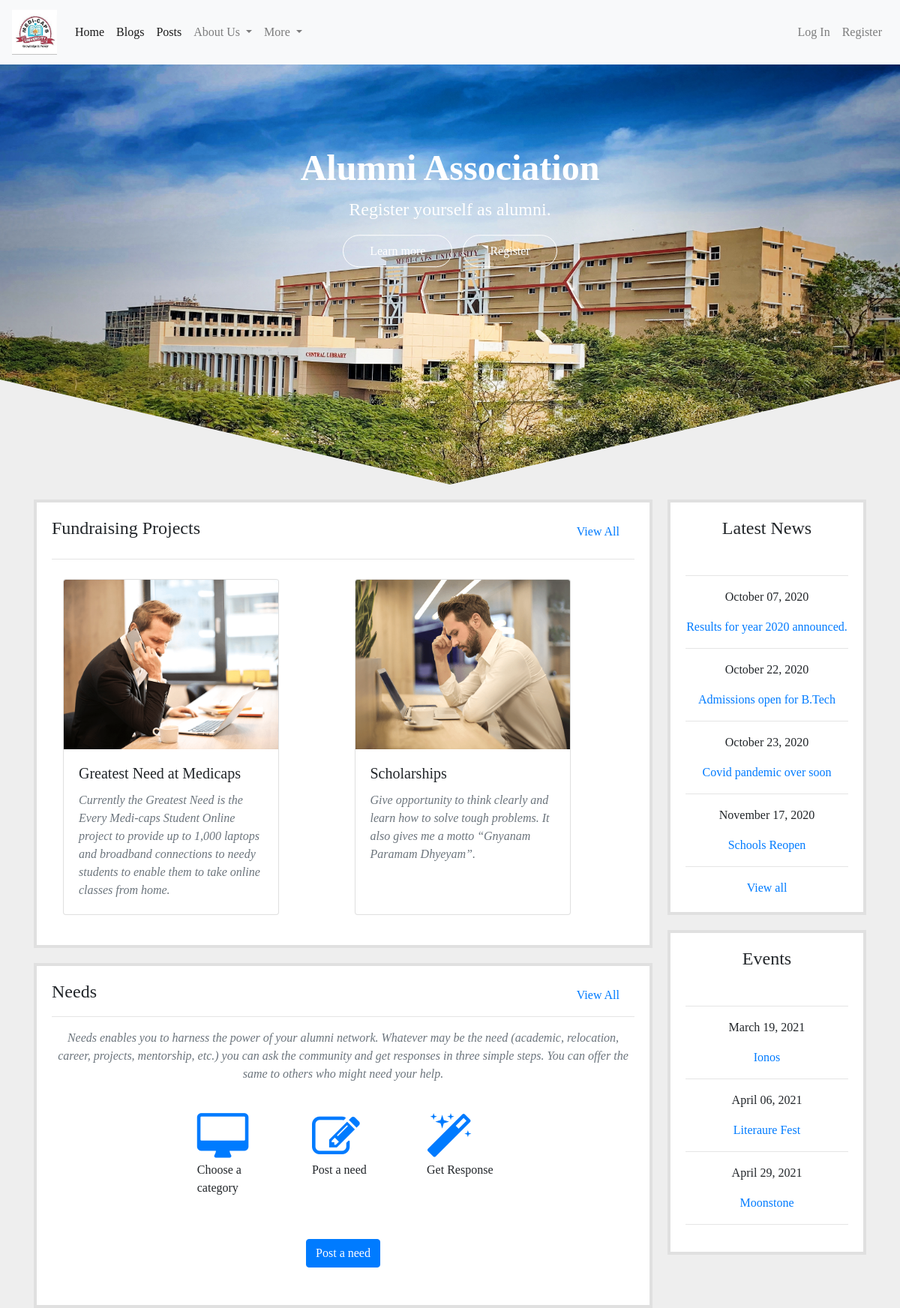
The app's page /, older data.
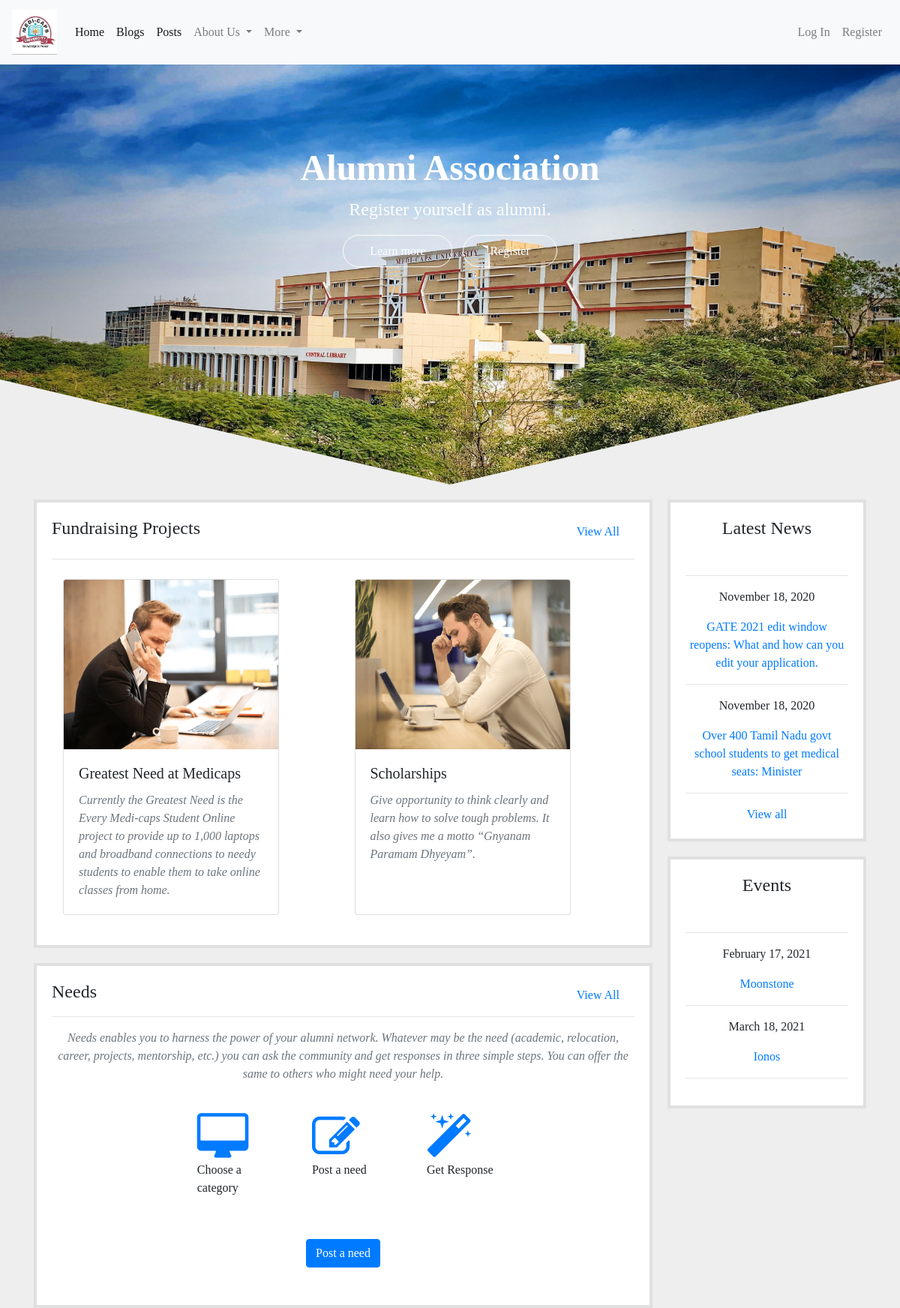
The same page, newer data.
### common/models.py (models this page shows, shortened)
class News(models.Model):
	title = models.CharField(max_length = 100)
	content = models.TextField()
	date_posted = models.DateTimeField(default = timezone.now)
	pic = models.ImageField(upload_to='news_pic', default='blog-post.jpg')

class Event(models.Model):
	title = models.CharField(max_length = 100)
	content = models.TextField()
	date_posted = models.DateTimeField(default = timezone.now)
	date_of_event = models.DateField()
	venue = models.TextField()
	time = models.CharField(max_length=50, null=True, blank=True)
	pic = models.ImageField(upload_to='event_pic', null=True, blank=True)
	organizing_committee = models.CharField(max_length=50, null=True, blank=True)
	phone_number = models.CharField(max_length=50, null=True, blank=True)
	email = models.CharField(max_length=100, null=True, blank=True)

### common/views.py (the view)
# urls.py: path('', common_views.index, name='index-page'),
def index(request):
	content = {
		'news' : News.objects.all().order_by('date_posted'),
		'events' : Event.objects.all().order_by('date_of_event'),
	}
	return render(request, 'common/index.html', content)

### common/templates/common/index.html
{% extends "common/Base.html" %}
{% load static %}
{% block style %}
	<link rel="stylesheet" type="text/css" href="{% static 'common/customcss/index_style.css' %}">
{% endblock style %}
{% block content %}
<div class="header-container">
  <div class="header">
    <section class="header-section">
      <div class="center-div">
        <h1 class="font-weight-bold">
          Alumni Association
        </h1>
        {% if user.is_authenticated %}
        {% else %}
          <p>Register yourself as alumni.</p>
          <div class="header-buttons">
            <a href="{% url 'about' %}">Learn more</a>
            <a href="{% url 'register' %}">Register</a>
          </div>
        {% endif %}
      </div>
    </section>
  </div>
</div>
<div class="container-fluid main-area">
<div class="container">
  <div class="row padding">
    <div class="col-lg-9">
      <div class="fundraing-pojects">
        <h4>Fundraising Projects</h4>
        <p><a class="view" href="#">View All</a></p><br/>
        <hr>
        <div class="container">
          <div class="row up">
            <div class="col-lg-6">
              <div class="card" style="width: 18rem; height: 28rem">
                <img class="card-img-top" src="{% static 'common/images/team1.png' %}" alt="Card image cap">
                <div class="card-body">
                  <h5 class="card-title">Greatest Need at Medicaps</h5>
                  <p class="card-text text-muted font-italic">Currently the Greatest Need is the Every Medi-caps Student Online project to provide up to 1,000 laptops and broadband connections to needy students to enable them to take online classes from home.</p>
                </div>
              </div>
            </div>
            <div class="col-lg-6">
              <div class="card" style="width: 18rem; height: 28rem">
                <img class="card-img-top" src="{% static 'common/images/team3.png' %}" alt="Card image cap">
                <div class="card-body">
                  <h5 class="card-title">Scholarships</h5>
                  <p class="card-text text-muted font-italic">Give opportunity to think clearly and learn how to solve tough problems. It also gives me a motto “Gnyanam Paramam Dhyeyam”.</p>
                </div>
              </div>
            </div>
          </div>
        </div>
      </div>
      <div class="modified fundraing-pojects">
        <h4>Needs</h4>
        <p class="view"><a href="#">View All</a></p><br/>
        <hr>
        <div class="container">
          <div class="row up1">
            <p class="text-muted font-italic" style="text-align: center; margin-top: 20px ;margin-bottom:30px">
            Needs enables you to harness the power of your alumni network. Whatever may be the need (academic, relocation, career, projects, mentorship, etc.) you can ask the community and get responses in three simple steps. You can offer the same to others who might need your help.</p>
            <div class="three-icon">
              <div class="container">
                <div class="row">
                  <div class="extra-div col-lg-4 col-md-6 col-12">
                    <div class="icons">
                      <a href="#"><i class="fa-4x fa fa-desktop"  aria-hidden="true"></i></a>
                      <p>Choose a category</p>
                    </div>
                  </div>
                  <div class="extra-div col-lg-4 col-md-6 col-12">
                    <div class="icons">
                      <a href="#"><i class="fa-4x fa fa-edit" aria-hidden="true"></i></a>
                      <p>Post a need</p>
                    </div>
                  </div>
                  <div class="extra-div col-lg-4 col-12">
                    <div class="icons">
                      <a href="#"><i class="fa-4x fa fa-magic"></i></a>
                      <p>Get Response</p>
                    </div>
                  </div>
                </div>
              </div>
            </div>
          </div>
          <div class="align-button">
          <button type="button"  class="btn btn-primary ">Post a need</button></div>
        </div>
      </div>
    </div>
    <div class="col-lg-3">
      <div class="latest-news">
        <h4>Latest News</h4><br/>
        <hr>
        {% for item in news %}
        <p>{{ item.date_posted|date:"F d, Y" }}</p>
        <p><a href="{% url 'news-detail' item.id %}">{{ item.title }}</a></p>
        <hr>
        {% endfor %}
        <a href="{% url 'news-home' %}">View all</a>
      </div>
      <div class="latest-news">
        <h4>Events</h4><br/>
        <hr>
        {% for item in events %}
        <p>{{ item.date_of_event|date:"F d, Y" }}</p>
        <p><a href="{% url 'events-detail' item.id %}">{{ item.title }}</a></p>
        <hr>
        {% endfor %}
      </div>
    </div>
  </div>
</div>
</div>
{% endblock content %}

### common/templates/common/Base.html (shortened to what this page needs)
{% load static %}
<!DOCTYPE html>
<html lang="en">
  <head>
    {% block style %}
    {% endblock style %}
    <link rel="stylesheet" href="https://maxcdn.bootstrapcdn.com/bootstrap/4.0.0/css/bootstrap.min.css">
    <link rel="stylesheet" href="https://stackpath.bootstrapcdn.com/font-awesome/4.7.0/css/font-awesome.min.css">
  </head>
  <body>
    <nav class="navbar navbar-expand-lg navbar-light bg-light">
      <a class="navbar-brand" href="#">
        <img src="{% static 'common/images/mu_logo.jpg' %}" height="60px" width="60px">
      </a>
      <div class="collapse navbar-collapse" id="navbarSupportedContent">
        <ul class="navbar-nav mr-auto">
          <li class="nav-item active">
            <a class="nav-link" href="{% url 'index-page' %}">Home <span class="sr-only">(current)</span></a>
          </li>
          <li class="nav-item active">
            <a class="nav-link" href="{% url 'blog-home' %}">Blogs </a>
          </li>
          <li class="nav-item active">
            <a class="nav-link" href="{% url 'post-home' %}">Posts </a>
          </li>
          <li class="nav-item dropdown">
            <a class="nav-link dropdown-toggle" href="#" id="navbarDropdown" role="button" data-toggle="dropdown" aria-haspopup="true" aria-expanded="false">
              About Us
            </a>
          </li>
          <li class="nav-item dropdown">
            <a class="nav-link dropdown-toggle" href="#" id="navbarDropdown" role="button" data-toggle="dropdown" aria-haspopup="true" aria-expanded="false">
              More
            </a>
          </li>
        </ul>
        {% if user.is_authenticated %}
          <ul class="navbar-nav ml-auto">
            <li class="nav-item">
              <a class="nav-link" href="{% url 'profile' %}">Profile</a>
            </li>
            <li class="nav-item">
              <a class="nav-link" href="{% url 'logout' %}">Logout</a>
            </li>
          </ul>
        {% else %}
          <ul class="navbar-nav ml-auto">
            <li class="nav-item">
              <a class="nav-link" href="{% url 'login' %}">Log In</a>
            </li>
            <li class="nav-item">
              <a class="nav-link" href="{% url 'register' %}">Register</a>
            </li>
          </ul>
        {% endif %}
      </div>
    </nav>
    {% block content %}
    {% endblock content %}
  </body>
</html>

### common/static/common/customcss/index_style.css (style rules this page uses)
body { font-family: 'Playfair Display', serif!important; }
.header-container { background: #eeeeee; }
.header { width: 100%; height: 70vh; background-image: url('../images/mu_main.jpg'); background-repeat: no-repeat; background-size: 100% 100%; position: relative; clip-path: polygon(100% 0%, 100% 75%, 50% 100%, 0% 75%, 0% 0%); }
.header-section { width: 100% height: inherit; color: white; position: relative; text-align: center; }
.center-div { width: 100%; height: auto; position: absolute; top: 50%; left: 50%; transform: translate(-50%,-50%); -ms-transform: translate(-50%,-50%); -webkit-transform: translate(-50%,-50%); margin-top: 15%; }
.header-buttons a { border: 1px solid #fff; border-radius: 100px; margin: 0px 5px; padding: 12px 35px; outline: none; color: #fff; font-size: 1rem; font-weight: 400; line-height: 1.4; text-align: center; }
.main-area { background: #eeeeee; }
.center-div p { font-size: 1.5rem; padding: 10px 0px; color: white; margin-top: -20px; }
.center-div h1 { font-size: 3rem; padding: 10px 0px; color: white; }
.fundraing-pojects { background-color: white; border: 4px #e0e0e0 solid; margin-top: 20px; padding: 20px; }
.fundraing-pojects hr { transform: translateY(-30px); }
.view { padding-right: 20px; float: right; transform: translateY(-30px); }
.latest-news { background-color: white; border: 4px #e0e0e0 solid; margin-top: 20px; padding: 20px; margin-left: -10px; display: block; text-align: center; }
.up { transform: translateY(-20px); }
.up1 { transform: translateY(-50px); font-weight: 100; }
.align-button { display: flex; align-items: center; justify-content: center; transform: translateY(-30px); }
.three-icon { margin: 10px auto 20px; }
.icons { margin-right: 10px; margin-left: 20px; }

Row changes from the older to the newer data that the page shows:
removed News: date_posted "October 07, 2020", title "Results for year 2020 announced."
removed News: date_posted "October 22, 2020", title "Admissions open for B.Tech"
removed News: date_posted "October 23, 2020", title "Covid pandemic over soon"
removed News: date_posted "November 17, 2020", title "Schools Reopen"
removed Event: date_of_event "April 06, 2021", title "Literaure Fest"
added News: date_posted "November 18, 2020", title "GATE 2021 edit window reopens: What and how can you edit your application."
added News: date_posted "November 18, 2020", title "Over 400 Tamil Nadu govt school students to get medical seats: Minister"
changed Event: date_of_event "March 19, 2021" → "February 17, 2021"; title "Ionos" → "Moonstone"
changed Event: date_of_event "April 29, 2021" → "March 18, 2021"; title "Moonstone" → "Ionos"
